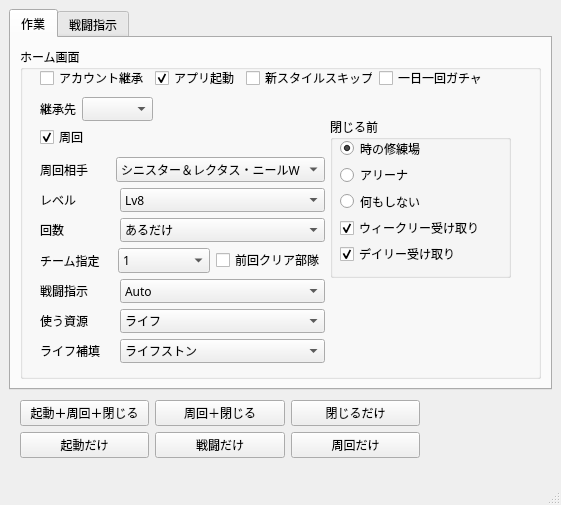
<?xml version="1.0" encoding="UTF-8"?>
<ui version="4.0">
 <class>MainWindow</class>
 <widget class="QMainWindow" name="MainWindow">
  <property name="geometry">
   <rect>
    <x>0</x>
    <y>0</y>
    <width>561</width>
    <height>505</height>
   </rect>
  </property>
  <property name="windowTitle">
   <string>MainWindow</string>
  </property>
  <widget class="QWidget" name="centralwidget">
   <widget class="QTabWidget" name="tabGroup">
    <property name="enabled">
     <bool>true</bool>
    </property>
    <property name="geometry">
     <rect>
      <x>9</x>
      <y>9</y>
      <width>543</width>
      <height>381</height>
     </rect>
    </property>
    <property name="font">
     <font>
      <family>游ゴシック</family>
     </font>
    </property>
    <property name="currentIndex">
     <number>0</number>
    </property>
    <widget class="QWidget" name="Task">
     <attribute name="title">
      <string>作業</string>
     </attribute>
     <layout class="QVBoxLayout" name="verticalLayout_3">
      <item>
       <widget class="QGroupBox" name="taskGroup">
        <property name="minimumSize">
         <size>
          <width>519</width>
          <height>270</height>
         </size>
        </property>
        <property name="font">
         <font>
          <family>游ゴシック</family>
         </font>
        </property>
        <property name="title">
         <string>ホーム画面</string>
        </property>
        <widget class="QGroupBox" name="RadioButtons">
         <property name="geometry">
          <rect>
           <x>310</x>
           <y>70</y>
           <width>181</width>
           <height>161</height>
          </rect>
         </property>
         <property name="font">
          <font>
           <family>游ゴシック</family>
          </font>
         </property>
         <property name="title">
          <string>閉じる前</string>
         </property>
         <widget class="QWidget" name="layoutWidget">
          <property name="geometry">
           <rect>
            <x>10</x>
            <y>21</y>
            <width>145</width>
            <height>126</height>
           </rect>
          </property>
          <layout class="QVBoxLayout" name="verticalLayout">
           <item>
            <widget class="QRadioButton" name="tokiAuto">
             <property name="font">
              <font>
               <family>游ゴシック</family>
              </font>
             </property>
             <property name="text">
              <string>時の修練場</string>
             </property>
             <property name="checked">
              <bool>true</bool>
             </property>
            </widget>
           </item>
           <item>
            <widget class="QRadioButton" name="arenaAuto">
             <property name="font">
              <font>
               <family>游ゴシック</family>
              </font>
             </property>
             <property name="text">
              <string>アリーナ</string>
             </property>
            </widget>
           </item>
           <item>
            <widget class="QRadioButton" name="doNoAuto">
             <property name="font">
              <font>
               <family>游ゴシック</family>
              </font>
             </property>
             <property name="text">
              <string>何もしない</string>
             </property>
            </widget>
           </item>
           <item>
            <widget class="QCheckBox" name="Weekly">
             <property name="font">
              <font>
               <family>游ゴシック</family>
              </font>
             </property>
             <property name="text">
              <string>ウィークリー受け取り</string>
             </property>
             <property name="checked">
              <bool>true</bool>
             </property>
            </widget>
           </item>
           <item>
            <widget class="QCheckBox" name="Daily">
             <property name="font">
              <font>
               <family>游ゴシック</family>
              </font>
             </property>
             <property name="text">
              <string>デイリー受け取り</string>
             </property>
             <property name="checked">
              <bool>true</bool>
             </property>
            </widget>
           </item>
          </layout>
         </widget>
        </widget>
        <widget class="QCheckBox" name="Sweep">
         <property name="geometry">
          <rect>
           <x>20</x>
           <y>80</y>
           <width>47</width>
           <height>20</height>
          </rect>
         </property>
         <property name="font">
          <font>
           <family>游ゴシック</family>
          </font>
         </property>
         <property name="text">
          <string>周回</string>
         </property>
         <property name="checked">
          <bool>true</bool>
         </property>
        </widget>
        <widget class="QWidget" name="layoutWidget">
         <property name="geometry">
          <rect>
           <x>20</x>
           <y>110</y>
           <width>285</width>
           <height>206</height>
          </rect>
         </property>
         <property name="font">
          <font>
           <family>游ゴシック</family>
          </font>
         </property>
         <layout class="QVBoxLayout" name="SweepOptionLayout">
          <item>
           <layout class="QHBoxLayout" name="targetLayout">
            <item>
             <widget class="QLabel" name="target">
              <property name="minimumSize">
               <size>
                <width>60</width>
                <height>0</height>
               </size>
              </property>
              <property name="font">
               <font>
                <family>游ゴシック</family>
               </font>
              </property>
              <property name="text">
               <string>周回相手</string>
              </property>
             </widget>
            </item>
            <item>
             <widget class="QComboBox" name="targetComboBox">
              <property name="sizePolicy">
               <sizepolicy hsizetype="Minimum" vsizetype="Fixed">
                <horstretch>0</horstretch>
                <verstretch>0</verstretch>
               </sizepolicy>
              </property>
              <property name="minimumSize">
               <size>
                <width>205</width>
                <height>0</height>
               </size>
              </property>
              <property name="font">
               <font>
                <family>游ゴシック</family>
               </font>
              </property>
              <property name="currentIndex">
               <number>11</number>
              </property>
              <item>
               <property name="text">
                <string>ベルクノッカー</string>
               </property>
              </item>
              <item>
               <property name="text">
                <string>ヘイルホース</string>
               </property>
              </item>
              <item>
               <property name="text">
                <string>パイルゴーレムT</string>
               </property>
              </item>
              <item>
               <property name="text">
                <string>シェルプロテクシオン</string>
               </property>
              </item>
              <item>
               <property name="text">
                <string>ヴェイルドデスO</string>
               </property>
              </item>
              <item>
               <property name="text">
                <string>アラクネラインA</string>
               </property>
              </item>
              <item>
               <property name="text">
                <string>エグゾヴォッチャーR</string>
               </property>
              </item>
              <item>
               <property name="text">
                <string>エグゾヴォッチャーB</string>
               </property>
              </item>
              <item>
               <property name="text">
                <string>エグゾヴォッチャーY</string>
               </property>
              </item>
              <item>
               <property name="text">
                <string>エグゾヴォッチャーW</string>
               </property>
              </item>
              <item>
               <property name="text">
                <string>エグゾヴォッチャーP</string>
               </property>
              </item>
              <item>
               <property name="text">
                <string>シニスター＆レクタス・ニールW</string>
               </property>
              </item>
              <item>
               <property name="text">
                <string>アモンY</string>
               </property>
              </item>
             </widget>
            </item>
           </layout>
          </item>
          <item>
           <layout class="QHBoxLayout" name="levelLayout">
            <item>
             <widget class="QLabel" name="levelLabel">
              <property name="minimumSize">
               <size>
                <width>60</width>
                <height>0</height>
               </size>
              </property>
              <property name="font">
               <font>
                <family>游ゴシック</family>
               </font>
              </property>
              <property name="text">
               <string>レベル</string>
              </property>
             </widget>
            </item>
            <item>
             <widget class="QComboBox" name="levelComboBox">
              <property name="sizePolicy">
               <sizepolicy hsizetype="Minimum" vsizetype="Fixed">
                <horstretch>0</horstretch>
                <verstretch>0</verstretch>
               </sizepolicy>
              </property>
              <property name="minimumSize">
               <size>
                <width>205</width>
                <height>0</height>
               </size>
              </property>
              <property name="font">
               <font>
                <family>游ゴシック</family>
               </font>
              </property>
              <item>
               <property name="text">
                <string>Lv8</string>
               </property>
              </item>
              <item>
               <property name="text">
                <string>Lv9</string>
               </property>
              </item>
              <item>
               <property name="text">
                <string>Lv10</string>
               </property>
              </item>
              <item>
               <property name="text">
                <string>Lv11</string>
               </property>
              </item>
              <item>
               <property name="text">
                <string>Lv12</string>
               </property>
              </item>
              <item>
               <property name="text">
                <string>Lv13</string>
               </property>
              </item>
             </widget>
            </item>
           </layout>
          </item>
          <item>
           <layout class="QHBoxLayout" name="sweepTimeLayout">
            <item>
             <widget class="QLabel" name="sweepTime">
              <property name="font">
               <font>
                <family>游ゴシック</family>
               </font>
              </property>
              <property name="text">
               <string>回数</string>
              </property>
             </widget>
            </item>
            <item>
             <widget class="QComboBox" name="sweepTimeComboBox">
              <property name="sizePolicy">
               <sizepolicy hsizetype="Minimum" vsizetype="Fixed">
                <horstretch>0</horstretch>
                <verstretch>0</verstretch>
               </sizepolicy>
              </property>
              <property name="minimumSize">
               <size>
                <width>205</width>
                <height>0</height>
               </size>
              </property>
              <property name="font">
               <font>
                <family>游ゴシック</family>
               </font>
              </property>
              <item>
               <property name="text">
                <string>あるだけ</string>
               </property>
              </item>
              <item>
               <property name="text">
                <string>5</string>
               </property>
              </item>
              <item>
               <property name="text">
                <string>10</string>
               </property>
              </item>
              <item>
               <property name="text">
                <string>15</string>
               </property>
              </item>
              <item>
               <property name="text">
                <string>20</string>
               </property>
              </item>
              <item>
               <property name="text">
                <string>25</string>
               </property>
              </item>
              <item>
               <property name="text">
                <string>30</string>
               </property>
              </item>
              <item>
               <property name="text">
                <string>35</string>
               </property>
              </item>
              <item>
               <property name="text">
                <string>40</string>
               </property>
              </item>
              <item>
               <property name="text">
                <string>45</string>
               </property>
              </item>
              <item>
               <property name="text">
                <string>50</string>
               </property>
              </item>
              <item>
               <property name="text">
                <string>55</string>
               </property>
              </item>
              <item>
               <property name="text">
                <string>60</string>
               </property>
              </item>
             </widget>
            </item>
           </layout>
          </item>
          <item>
           <layout class="QHBoxLayout" name="teamLayout">
            <item>
             <widget class="QLabel" name="teamLabel">
              <property name="font">
               <font>
                <family>游ゴシック</family>
               </font>
              </property>
              <property name="text">
               <string>チーム指定</string>
              </property>
             </widget>
            </item>
            <item>
             <widget class="QComboBox" name="teamSelect">
              <property name="sizePolicy">
               <sizepolicy hsizetype="Minimum" vsizetype="Fixed">
                <horstretch>0</horstretch>
                <verstretch>0</verstretch>
               </sizepolicy>
              </property>
              <property name="minimumSize">
               <size>
                <width>92</width>
                <height>0</height>
               </size>
              </property>
              <property name="font">
               <font>
                <family>游ゴシック</family>
               </font>
              </property>
              <item>
               <property name="text">
                <string>1</string>
               </property>
              </item>
              <item>
               <property name="text">
                <string>2</string>
               </property>
              </item>
              <item>
               <property name="text">
                <string>3</string>
               </property>
              </item>
              <item>
               <property name="text">
                <string>4</string>
               </property>
              </item>
              <item>
               <property name="text">
                <string>5</string>
               </property>
              </item>
              <item>
               <property name="text">
                <string>6</string>
               </property>
              </item>
              <item>
               <property name="text">
                <string>7</string>
               </property>
              </item>
              <item>
               <property name="text">
                <string>8</string>
               </property>
              </item>
              <item>
               <property name="text">
                <string>9</string>
               </property>
              </item>
              <item>
               <property name="text">
                <string>10</string>
               </property>
              </item>
              <item>
               <property name="text">
                <string>11</string>
               </property>
              </item>
              <item>
               <property name="text">
                <string>12</string>
               </property>
              </item>
              <item>
               <property name="text">
                <string>13</string>
               </property>
              </item>
              <item>
               <property name="text">
                <string>14</string>
               </property>
              </item>
              <item>
               <property name="text">
                <string>15</string>
               </property>
              </item>
              <item>
               <property name="text">
                <string>16</string>
               </property>
              </item>
              <item>
               <property name="text">
                <string>17</string>
               </property>
              </item>
              <item>
               <property name="text">
                <string>18</string>
               </property>
              </item>
              <item>
               <property name="text">
                <string>19</string>
               </property>
              </item>
              <item>
               <property name="text">
                <string>20</string>
               </property>
              </item>
             </widget>
            </item>
            <item>
             <widget class="QCheckBox" name="formerTeam">
              <property name="minimumSize">
               <size>
                <width>0</width>
                <height>0</height>
               </size>
              </property>
              <property name="font">
               <font>
                <family>游ゴシック</family>
               </font>
              </property>
              <property name="text">
               <string>前回クリア部隊</string>
              </property>
             </widget>
            </item>
           </layout>
          </item>
          <item>
           <layout class="QHBoxLayout" name="battleLayout">
            <item>
             <widget class="QLabel" name="battleScript">
              <property name="font">
               <font>
                <family>游ゴシック</family>
               </font>
              </property>
              <property name="text">
               <string>戦闘指示</string>
              </property>
             </widget>
            </item>
            <item>
             <widget class="QComboBox" name="battleInstructionSelect">
              <property name="sizePolicy">
               <sizepolicy hsizetype="Minimum" vsizetype="Fixed">
                <horstretch>0</horstretch>
                <verstretch>0</verstretch>
               </sizepolicy>
              </property>
              <property name="minimumSize">
               <size>
                <width>205</width>
                <height>0</height>
               </size>
              </property>
              <property name="font">
               <font>
                <family>游ゴシック</family>
               </font>
              </property>
              <item>
               <property name="text">
                <string>Auto</string>
               </property>
              </item>
              <item>
               <property name="text">
                <string>Default</string>
               </property>
              </item>
             </widget>
            </item>
           </layout>
          </item>
          <item>
           <layout class="QHBoxLayout" name="resourceLayout">
            <item>
             <widget class="QLabel" name="resourceLabel">
              <property name="font">
               <font>
                <family>游ゴシック</family>
               </font>
              </property>
              <property name="text">
               <string>使う資源</string>
              </property>
             </widget>
            </item>
            <item>
             <widget class="QComboBox" name="resourceComboBox">
              <property name="sizePolicy">
               <sizepolicy hsizetype="Minimum" vsizetype="Fixed">
                <horstretch>0</horstretch>
                <verstretch>0</verstretch>
               </sizepolicy>
              </property>
              <property name="minimumSize">
               <size>
                <width>205</width>
                <height>0</height>
               </size>
              </property>
              <property name="font">
               <font>
                <family>游ゴシック</family>
               </font>
              </property>
              <item>
               <property name="text">
                <string>ライフ</string>
               </property>
              </item>
              <item>
               <property name="text">
                <string>チケット</string>
               </property>
              </item>
             </widget>
            </item>
           </layout>
          </item>
          <item>
           <layout class="QHBoxLayout" name="refillLayout">
            <item>
             <widget class="QLabel" name="refillLabel">
              <property name="font">
               <font>
                <family>游ゴシック</family>
               </font>
              </property>
              <property name="text">
               <string>ライフ補填</string>
              </property>
             </widget>
            </item>
            <item>
             <widget class="QComboBox" name="refillComboBox">
              <property name="sizePolicy">
               <sizepolicy hsizetype="Minimum" vsizetype="Fixed">
                <horstretch>0</horstretch>
                <verstretch>0</verstretch>
               </sizepolicy>
              </property>
              <property name="minimumSize">
               <size>
                <width>205</width>
                <height>0</height>
               </size>
              </property>
              <property name="font">
               <font>
                <family>游ゴシック</family>
               </font>
              </property>
              <item>
               <property name="text">
                <string>ライフストン</string>
               </property>
              </item>
              <item>
               <property name="text">
                <string>予備ライフ</string>
               </property>
              </item>
              <item>
               <property name="text">
                <string>クォーツ</string>
               </property>
              </item>
             </widget>
            </item>
           </layout>
          </item>
         </layout>
        </widget>
        <widget class="QWidget" name="layoutWidget">
         <property name="geometry">
          <rect>
           <x>20</x>
           <y>20</y>
           <width>448</width>
           <height>22</height>
          </rect>
         </property>
         <layout class="QHBoxLayout" name="startCheckBoxLayout">
          <item>
           <widget class="QCheckBox" name="Login">
            <property name="font">
             <font>
              <family>游ゴシック</family>
             </font>
            </property>
            <property name="text">
             <string>アカウント継承</string>
            </property>
           </widget>
          </item>
          <item>
           <widget class="QCheckBox" name="LaunchApp">
            <property name="enabled">
             <bool>true</bool>
            </property>
            <property name="font">
             <font>
              <family>游ゴシック</family>
             </font>
            </property>
            <property name="text">
             <string>アプリ起動</string>
            </property>
            <property name="checked">
             <bool>true</bool>
            </property>
           </widget>
          </item>
          <item>
           <widget class="QCheckBox" name="SkipTrailer">
            <property name="font">
             <font>
              <family>游ゴシック</family>
             </font>
            </property>
            <property name="text">
             <string>新スタイルスキップ</string>
            </property>
            <property name="checked">
             <bool>false</bool>
            </property>
           </widget>
          </item>
          <item>
           <widget class="QCheckBox" name="SkipGacha">
            <property name="font">
             <font>
              <family>游ゴシック</family>
             </font>
            </property>
            <property name="text">
             <string>一日一回ガチャ</string>
            </property>
           </widget>
          </item>
         </layout>
        </widget>
        <widget class="QWidget" name="layoutWidget">
         <property name="geometry">
          <rect>
           <x>20</x>
           <y>50</y>
           <width>113</width>
           <height>24</height>
          </rect>
         </property>
         <layout class="QHBoxLayout" name="loginAccountLayout">
          <item>
           <widget class="QLabel" name="loginLabel">
            <property name="text">
             <string>継承先</string>
            </property>
           </widget>
          </item>
          <item>
           <widget class="QComboBox" name="loginComboBox"/>
          </item>
         </layout>
        </widget>
       </widget>
      </item>
     </layout>
    </widget>
    <widget class="QWidget" name="Battle">
     <attribute name="title">
      <string>戦闘指示</string>
     </attribute>
     <widget class="QPlainTextEdit" name="instructionEdit">
      <property name="geometry">
       <rect>
        <x>20</x>
        <y>50</y>
        <width>471</width>
        <height>211</height>
       </rect>
      </property>
      <property name="plainText">
       <string>T1 C1S1 TE
T2 C1C4 C1S4 TE
BE</string>
      </property>
     </widget>
     <widget class="QWidget" name="layoutWidget">
      <property name="geometry">
       <rect>
        <x>20</x>
        <y>310</y>
        <width>258</width>
        <height>26</height>
       </rect>
      </property>
      <layout class="QHBoxLayout" name="bunchanLayout">
       <item>
        <widget class="QLabel" name="bunchanLabel">
         <property name="text">
          <string>豊後専用アリーナ周回</string>
         </property>
        </widget>
       </item>
       <item>
        <widget class="QSpinBox" name="bunchanInput">
         <property name="maximum">
          <number>1000</number>
         </property>
         <property name="value">
          <number>121</number>
         </property>
        </widget>
       </item>
       <item>
        <widget class="QPushButton" name="bunchanButton">
         <property name="text">
          <string>開始</string>
         </property>
        </widget>
       </item>
      </layout>
     </widget>
     <widget class="QWidget" name="layoutWidget">
      <property name="geometry">
       <rect>
        <x>20</x>
        <y>20</y>
        <width>471</width>
        <height>24</height>
       </rect>
      </property>
      <layout class="QHBoxLayout" name="horizontalLayout">
       <property name="spacing">
        <number>148</number>
       </property>
       <item>
        <widget class="QLineEdit" name="fileName">
         <property name="placeholderText">
          <string>ファイル名</string>
         </property>
        </widget>
       </item>
       <item>
        <widget class="QComboBox" name="fileComboBox">
         <property name="minimumSize">
          <size>
           <width>150</width>
           <height>0</height>
          </size>
         </property>
        </widget>
       </item>
      </layout>
     </widget>
     <widget class="QWidget" name="layoutWidget">
      <property name="geometry">
       <rect>
        <x>20</x>
        <y>270</y>
        <width>471</width>
        <height>26</height>
       </rect>
      </property>
      <layout class="QHBoxLayout" name="saveInfoLayout">
       <property name="spacing">
        <number>250</number>
       </property>
       <item>
        <widget class="QPushButton" name="saveButton">
         <property name="text">
          <string>保存</string>
         </property>
        </widget>
       </item>
       <item>
        <widget class="QPushButton" name="infoButton">
         <property name="sizePolicy">
          <sizepolicy hsizetype="Minimum" vsizetype="Fixed">
           <horstretch>0</horstretch>
           <verstretch>2</verstretch>
          </sizepolicy>
         </property>
         <property name="minimumSize">
          <size>
           <width>3</width>
           <height>0</height>
          </size>
         </property>
         <property name="text">
          <string>使用説明書</string>
         </property>
         <property name="icon">
          <iconset theme="QIcon::ThemeIcon::HelpAbout"/>
         </property>
        </widget>
       </item>
      </layout>
     </widget>
    </widget>
   </widget>
   <widget class="QWidget" name="layoutWidget">
    <property name="geometry">
     <rect>
      <x>20</x>
      <y>400</y>
      <width>400</width>
      <height>60</height>
     </rect>
    </property>
    <layout class="QVBoxLayout" name="GreatButtonGroup">
     <item>
      <layout class="QHBoxLayout" name="ButtonGroup1">
       <item>
        <widget class="QPushButton" name="AllButton">
         <property name="minimumSize">
          <size>
           <width>128</width>
           <height>0</height>
          </size>
         </property>
         <property name="font">
          <font>
           <family>游ゴシック</family>
          </font>
         </property>
         <property name="text">
          <string>起動＋周回＋閉じる</string>
         </property>
        </widget>
       </item>
       <item>
        <widget class="QPushButton" name="SweepCloseButton">
         <property name="minimumSize">
          <size>
           <width>128</width>
           <height>0</height>
          </size>
         </property>
         <property name="font">
          <font>
           <family>游ゴシック</family>
          </font>
         </property>
         <property name="text">
          <string>周回＋閉じる</string>
         </property>
        </widget>
       </item>
       <item>
        <widget class="QPushButton" name="onlyCloseButton">
         <property name="minimumSize">
          <size>
           <width>128</width>
           <height>0</height>
          </size>
         </property>
         <property name="font">
          <font>
           <family>游ゴシック</family>
          </font>
         </property>
         <property name="text">
          <string>閉じるだけ</string>
         </property>
        </widget>
       </item>
      </layout>
     </item>
     <item>
      <layout class="QHBoxLayout" name="ButtonGroup2">
       <item>
        <widget class="QPushButton" name="StartButton">
         <property name="minimumSize">
          <size>
           <width>128</width>
           <height>0</height>
          </size>
         </property>
         <property name="font">
          <font>
           <family>游ゴシック</family>
          </font>
         </property>
         <property name="text">
          <string>起動だけ</string>
         </property>
        </widget>
       </item>
       <item>
        <widget class="QPushButton" name="onlyBattleButton">
         <property name="minimumSize">
          <size>
           <width>128</width>
           <height>0</height>
          </size>
         </property>
         <property name="font">
          <font>
           <family>游ゴシック</family>
          </font>
         </property>
         <property name="text">
          <string>戦闘だけ</string>
         </property>
        </widget>
       </item>
       <item>
        <widget class="QPushButton" name="SweepButton">
         <property name="font">
          <font>
           <family>游ゴシック</family>
          </font>
         </property>
         <property name="text">
          <string>周回だけ</string>
         </property>
        </widget>
       </item>
      </layout>
     </item>
    </layout>
   </widget>
  </widget>
  <widget class="QMenuBar" name="menubar">
   <property name="geometry">
    <rect>
     <x>0</x>
     <y>0</y>
     <width>561</width>
     <height>22</height>
    </rect>
   </property>
  </widget>
  <widget class="QStatusBar" name="statusbar"/>
 </widget>
 <resources/>
 <connections/>
</ui>
